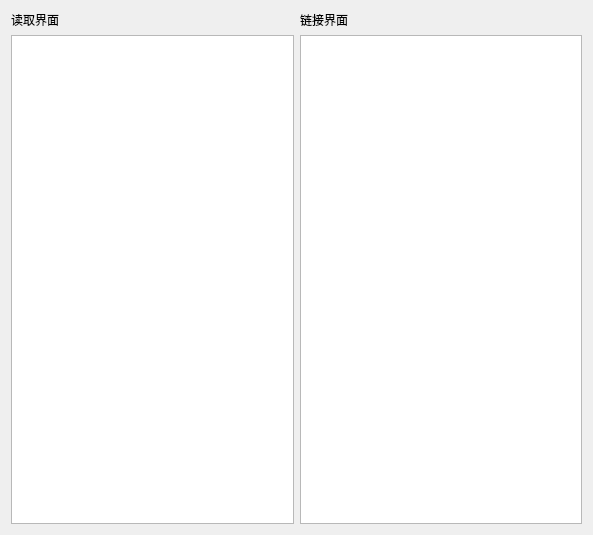
<?xml version="1.0" encoding="UTF-8"?>
<ui version="4.0">
 <class>Launch</class>
 <widget class="QWidget" name="Launch">
  <property name="geometry">
   <rect>
    <x>0</x>
    <y>0</y>
    <width>593</width>
    <height>535</height>
   </rect>
  </property>
  <property name="windowTitle">
   <string>狐神！启动！</string>
  </property>
  <layout class="QGridLayout" name="gridLayout">
   <item row="0" column="0">
    <widget class="QLabel" name="reader">
     <property name="text">
      <string>读取界面</string>
     </property>
    </widget>
   </item>
   <item row="1" column="0">
    <widget class="QTextBrowser" name="readtext"/>
   </item>
   <item row="1" column="1">
    <widget class="QTextBrowser" name="recivetext"/>
   </item>
   <item row="0" column="1">
    <widget class="QLabel" name="reciver">
     <property name="text">
      <string>链接界面</string>
     </property>
    </widget>
   </item>
  </layout>
 </widget>
 <resources/>
 <connections/>
</ui>
